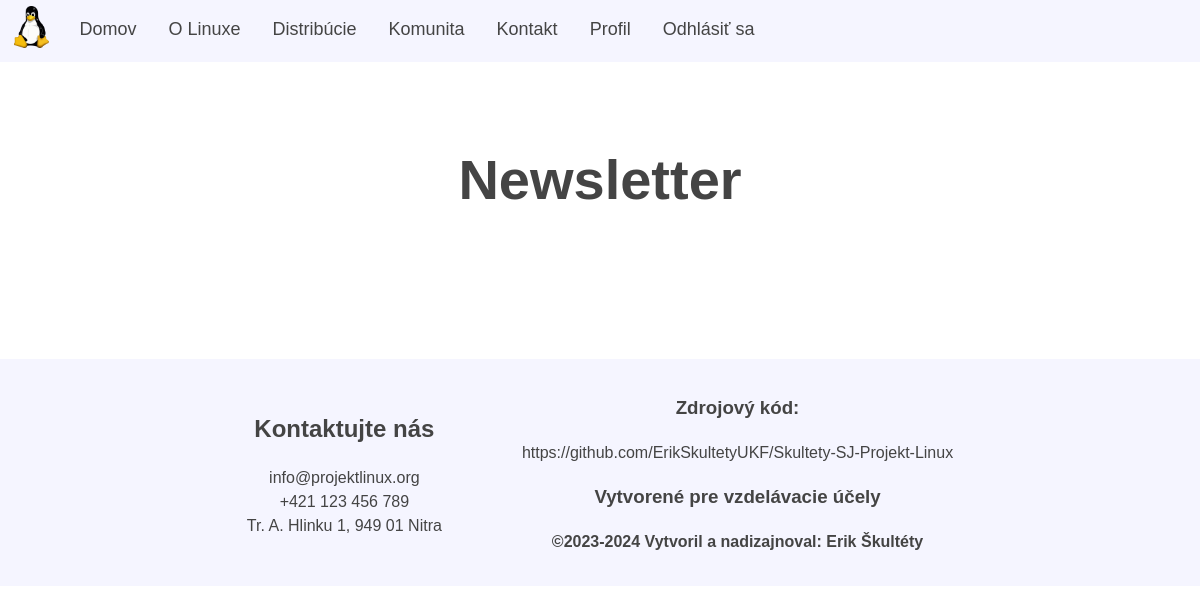
/templates/profile.php (signed in), run on an earlier commit of the app's database.
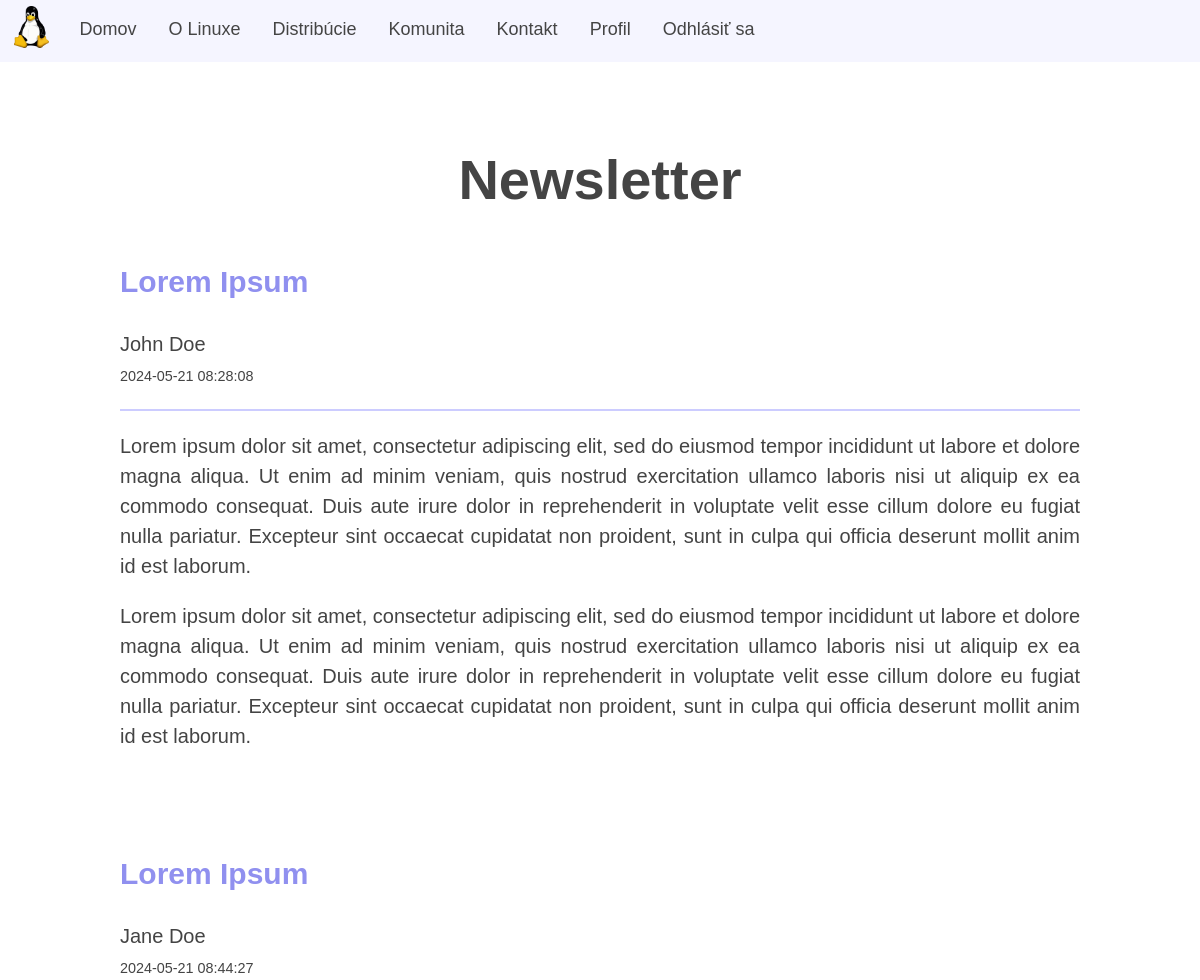
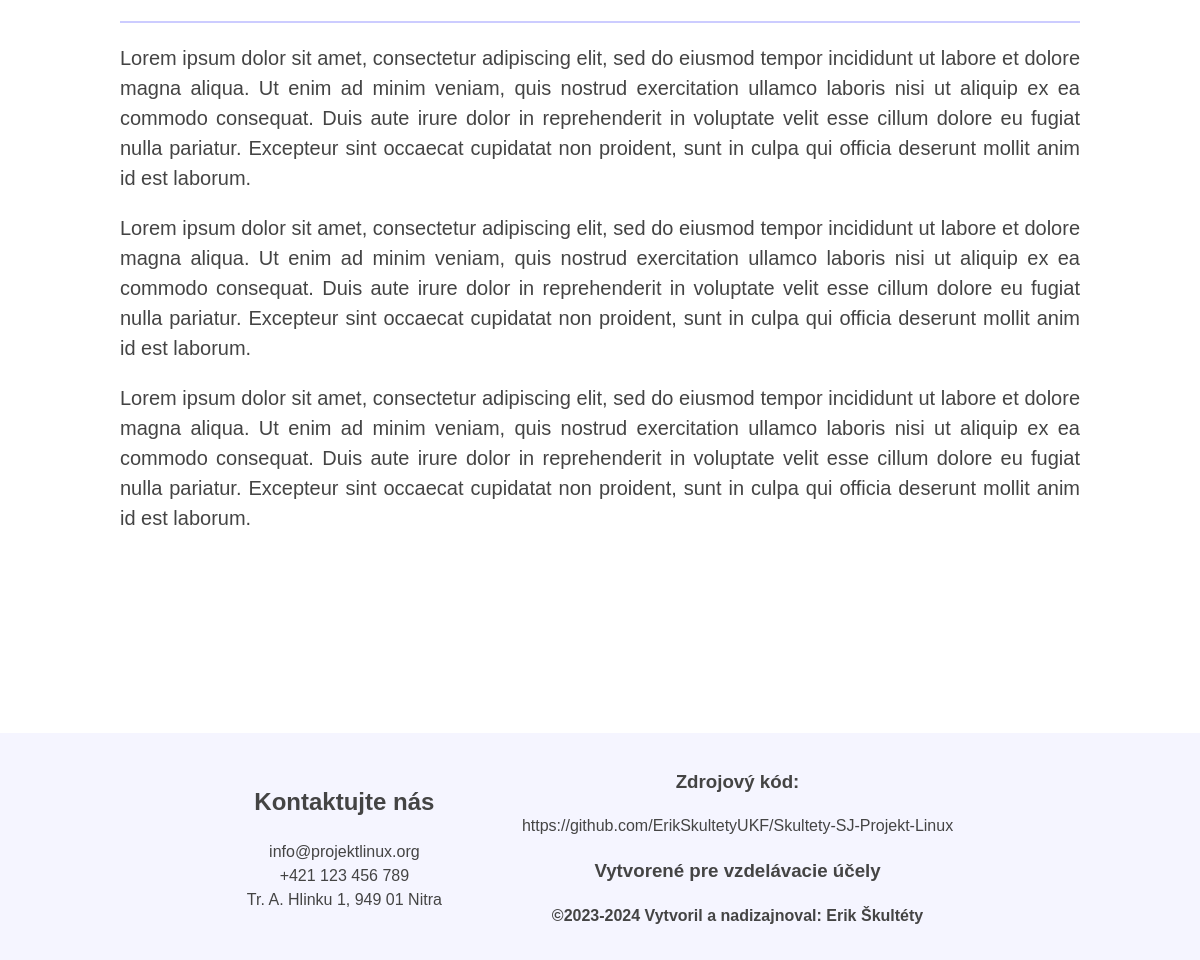
And on a later commit of the database (2 pictures, top to bottom).
### tables this page shows
CREATE TABLE `newsletters` (
  `id` int(11) NOT NULL,
  `title` text NOT NULL,
  `author` text NOT NULL,
  `text` text NOT NULL,
  `date` timestamp NOT NULL DEFAULT current_timestamp() ON UPDATE current_timestamp()
);

### _inc/classes/Database.php (called while the page is built)
<?php
    class Database {
        private $host = 'localhost';
        private $dbName = 'Skultety-SJ-Projekt-Linux';
        private $userName = 'root';
        private $password = '';
        protected function dbConnection() {
            try {
                $connection = new PDO("mysql:host=" . $this->host . ";dbname=" . $this->dbName . ";charset=utf8",
                                      $this->userName,
                                      $this->password);
                $connection->setAttribute(PDO::ATTR_ERRMODE, PDO::ERRMODE_WARNING);
                $connection->setAttribute(PDO::ATTR_DEFAULT_FETCH_MODE,PDO::FETCH_OBJ);
                return $connection;
            } catch(PDOException $e) {
                die("Chyba pripojenia k databáze: " . $e->getMessage());
            }
        }
    }
?>

### _inc/classes/Newsletter.php (called while the page is built, shortened)
<?php
    class Newsletter extends Database {
        private $db;
        public function __construct() {
            $this->db = $this->dbConnection();
        }
        public function select() {
            try {
                $sql = "SELECT * FROM newsletters";
                $query = $this->db->query($sql);
                $newsletters = $query->fetchAll();
                return $newsletters;
            } catch (PDOException $e){
                echo($e->getMessage());
            }
        }
    }
?>

### templates/partials/newsletter.php (the view)
<h1 class="text-center" style="font-size: 3.5rem">Newsletter</h1>
    <?php
    $newsletterObject = new Newsletter();
    $newsletters = $newsletterObject->select();
    for ($i = 0; $i < count($newsletters); $i++) {
        echo '<article class="text-left margin-bottom-5">';
        echo '<h1 class="textc-base">'.$newsletters[$i]->title.'</h1>';
        echo '<p>'.$newsletters[$i]->author.'<br><span class="date">'.$newsletters[$i]->date.'</span></p>';
        echo '<hr>';
        echo '<div class="text-justify"><p>'.$newsletters[$i]->text.'</p></div>';
        echo '</article>';
    }
?>

### templates/partials/header.php (shortened to what this page needs)
<!DOCTYPE html>
<html lang="sk">
<head>
    <?php
        $pageName = basename($_SERVER["SCRIPT_NAME"],'.php');
        $pageObject = new Page($pageName);
        $pageObject->addStylesheets();
    ?>
</head>
<body>
<header>
    <div class="topnav" id="topnavId">
        <a href="home.php" style="padding: 0px;">
            <span><img id="logo" src="/Skultety-SJ-Projekt-Linux/assets/img/misc/tux.png" alt="ikona-maskot-linuxu"></span>
        </a>
        <?php
            $pages = array('Domov' => 'home.php',
                'O Linuxe' => 'linux.php',
                'Distribúcie' => 'distributions.php',
                'Komunita' => 'community.php',
                'Kontakt' => 'contact.php'
            );
            if(isset($_SESSION['loggedIn']) && $_SESSION['loggedIn'] == true) {
                $pages['Profil'] = 'profile.php';
                $pages['Odhlásiť sa'] = 'logout.php';
            }
            $menuObject = new Menu($pages);
            echo($menuObject->generateMenu());
        ?>
    </div>
</header>

### _inc/classes/Page.php (shortened to what this page needs)
<?php
    class Page {
        function addStylesheets() {
            echo('<link rel="stylesheet" href="../assets/css/style.css">');
            echo('<link rel="stylesheet" href="../assets/css/desktop.css">');
            echo('<link rel="stylesheet" href="../assets/css/mobile.css">');
        }
    }
?>

### _inc/classes/Menu.php
<?php
    class Menu {
        private $pages;
        public function __construct($pages) {
            $this->pages = $pages;
        }
        function generateMenu(): string {
            $menuItems = '';
            foreach($this->pages as $pageName => $pageUrl) {
                $menuItems .= '<a href="'.$pageUrl.'">'.$pageName.'</a>';
            }
            return $menuItems;
        }
    }
?>

### templates/profile.php (shortened to what this page needs)
<?php
    include_once('partials/header.php');
?>
    <main>
        <?php
            if($_SESSION['isAdmin'] == 1) {
                include_once('partials/admin-ui.php');
            } else {
                include_once('partials/newsletter.php');
            }
        ?>
    </main>
<?php
    include_once('partials/footer.php');
?>

### templates/partials/footer.php (shortened to what this page needs)
<footer>
    <div class="footer text-center">
        <div>
            <h2>Kontaktujte nás</h2>
            <p>info@projektlinux.org<br>
            +421 123 456 789<br>
            Tr. A. Hlinku 1, 949 01 Nitra</p>
        </div>
        <div>
            <h3>Zdrojový kód:</h3>
            <p><a href="https://github.com/ErikSkultetyUKF/Skultety-SJ-Projekt-Linux" target="_blank">https://github.com/ErikSkultetyUKF/Skultety-SJ-Projekt-Linux</a></p>
            <h3>Vytvorené pre vzdelávacie účely</h3>
            <p><b>©2023-2024 Vytvoril a nadizajnoval: Erik Škultéty</b></p>
        </div>
    </div>
</footer>
</body>
</html>

### assets/css/style.css (style rules this page uses)
*, *::before, *::after { box-sizing: inherit; }
body { display: flex; flex-direction: column; min-height: 100dvh; margin: 0; font-family: "liberation sans", "arial"; font-size: 1.25rem; line-height: 1.5; }
body a { color: #444; text-decoration: none; }
.topnav { position: fixed; top: 0; width: 100%; overflow: hidden; background-color: #f5f5ff; z-index: 1; font-size: 1.125rem; }
.topnav a { float: left; display: block; text-align: center; padding: 1rem; transition: all 200ms ease-in-out; border-bottom: 2px solid transparent; }
main { margin-left: auto; margin-right: auto; margin-bottom: 100px; margin-top: 100px; width: 80%; color: #444; }
.footer { display: flex; justify-content: center; align-items: center; flex-direction: row; column-gap: 5rem; margin-top: auto; padding: 1rem; font-size: 1rem; background-color: #f5f5ff; color: #444; }
.margin-bottom-5 { margin-bottom: 5em; }
.text-left { text-align: left; }
.text-center { text-align: center; }
.text-justify { text-align: justify; }
.textc-base { color: #9090ef; }
hr { border: 1px solid #ccf; }
.date { font-size: 0.9rem; }
#logo { height: 2.625rem; padding: 0.375rem 0.875rem 0.25rem; }

What changed in the data, as far as the page shows it:
added newsletters: title "Lorem Ipsum", author "John Doe", date "2024-05-21 08:28:08", text "Lorem ipsum dolor sit amet, consectetur adipiscing elit, sed do eiusmod tempor incididunt ut labore et dolore magna aliqua. Ut enim ad minim veniam, quis nostrud exercitation ullamco laboris nisi ut aliquip ex ea commodo consequat. Duis aute irure dolor in reprehenderit in voluptate velit esse cillum dolore eu fugiat nulla pariatur. Excepteur sint occaecat cupidatat non proident, sunt in culpa qui officia deserunt mollit anim id est laborum. Lorem ipsum dolor sit amet, consectetur adipiscing elit, sed do eiusmod tempor incididunt ut labore et dolore magna aliqua. Ut enim ad minim veniam, quis nostrud exercitation ullamco laboris nisi ut aliquip ex ea commodo consequat. Duis aute irure dolor…"
added newsletters: title "Lorem Ipsum", author "Jane Doe", date "2024-05-21 08:44:27", text "Lorem ipsum dolor sit amet, consectetur adipiscing elit, sed do eiusmod tempor incididunt ut labore et dolore magna aliqua. Ut enim ad minim veniam, quis nostrud exercitation ullamco laboris nisi ut aliquip ex ea commodo consequat. Duis aute irure dolor in reprehenderit in voluptate velit esse cillum dolore eu fugiat nulla pariatur. Excepteur sint occaecat cupidatat non proident, sunt in culpa qui officia deserunt mollit anim id est laborum. Lorem ipsum dolor sit amet, consectetur adipiscing elit, sed do eiusmod tempor incididunt ut labore et dolore magna aliqua. Ut enim ad minim veniam, quis nostrud exercitation ullamco laboris nisi ut aliquip ex ea commodo consequat. Duis aute irure dolor…"
